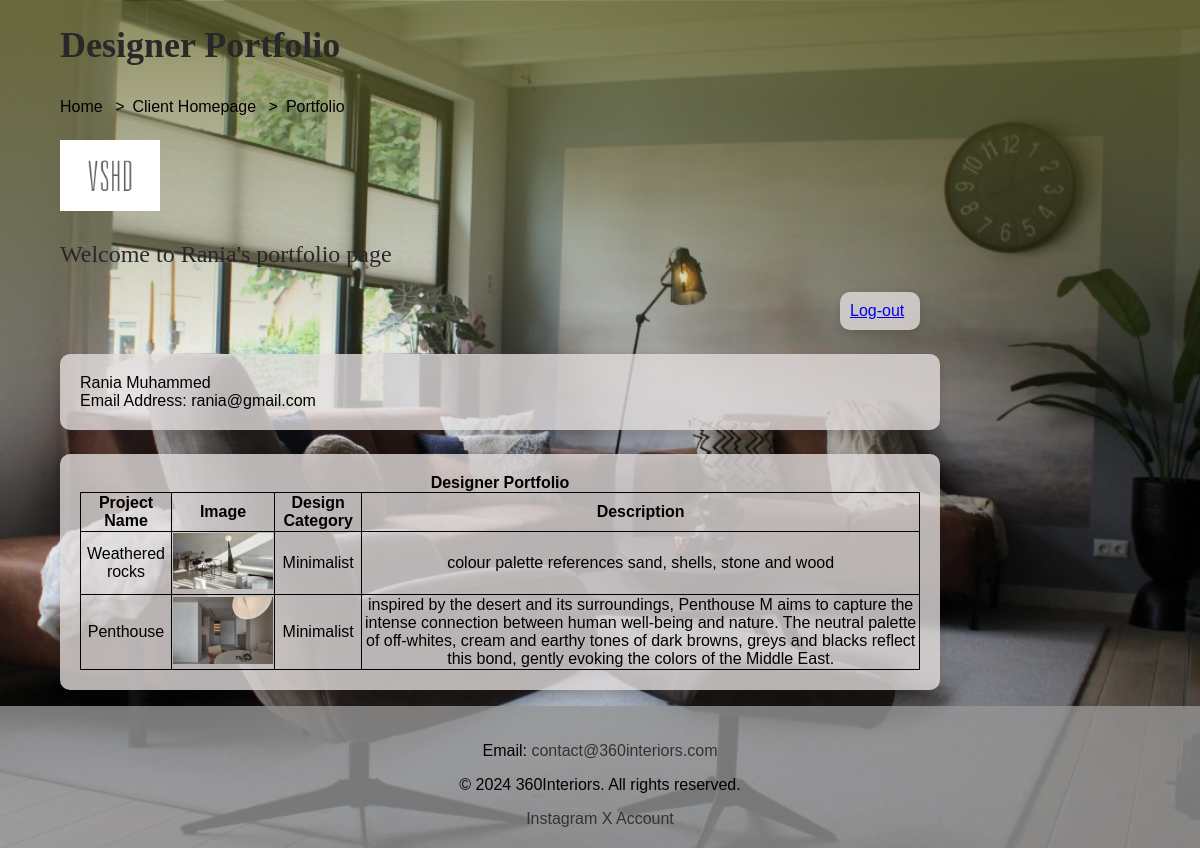
/designerPortfolio.php?requestID=24 (signed in), run on the app's committed database.
### tables this page shows
CREATE TABLE `designer` (
  `id` int(11) NOT NULL,
  `firstName` varchar(255) NOT NULL,
  `lastName` varchar(255) NOT NULL,
  `emailAddress` varchar(255) NOT NULL,
  `password` varchar(255) NOT NULL,
  `brandName` varchar(255) NOT NULL,
  `logoImgFileName` varchar(255) NOT NULL
);

CREATE TABLE `designportfolioproject` (
  `id` int(11) NOT NULL,
  `designerID` int(11) DEFAULT NULL,
  `projectName` varchar(255) NOT NULL,
  `projectImgFileName` varchar(255) NOT NULL,
  `description` text,
  `designCategoryID` int(11) DEFAULT NULL
);

CREATE TABLE `designcategory` (
  `id` int(11) NOT NULL,
  `category` varchar(255) NOT NULL
);

### designerPortfolio.php (the view, shortened to what this page needs)
<!DOCTYPE html>
<html lang="en">
    <head>
        <link rel="stylesheet" href="unifiedstyle.css">
        <link rel="stylesheet" href="clientStyle.css"/>
    </head>
    <body>
        <header>
            <h1>Designer Portfolio</h1>
            <ul class="breadcrumb">
                <li class="breadcrumb-item"><a href="index.html">Home</a></li>
                <li class="breadcrumb-item"><a href='clientHomepage.php'>Client Homepage</a></li>
                <li class="breadcrumb-item"><a href='designerPortfolio.php'>Portfolio</a></li>
            </ul>
        </header>
        <?php
        $c0nn = mysqli_connect("localhost", "root", "root", "360interiors");
        if (isset($_GET['requestID'])) {
            $designerIdp = mysqli_real_escape_string($c0nn, $_GET['requestID']);
            $queryRetrieveproject = "SELECT p.projectName, p.projectImgFileName,  p.description , c.category AS designCategory
              FROM designportfolioproject p
              INNER JOIN designcategory c ON p.designCategoryID = c.id
              WHERE p.designerID = $designerIdp";
            $resultRetrieval = mysqli_query($c0nn, $queryRetrieveproject);
            $queryDinfo = "SELECT firstName, lastName, emailAddress, logoImgFileName FROM Designer WHERE id = $designerIdp";
            $resultDinfo = mysqli_query($c0nn, $queryDinfo);
            $designerInfo = mysqli_fetch_assoc($resultDinfo);
        }
        ?>
        <span class="WelcomeMassage"><img src="img/<?php echo $designerInfo['logoImgFileName']; ?>" width="100"><br>
            <p class="WelcomeMassage">Welcome to <?php echo $designerInfo['firstName']; ?>'s portfolio page</p></span>
        <div class="logout"><a href="index.html">Log-out</a></div>
        <ul class="welcometInfo" style="list-style: none;">
            <li><?php echo $designerInfo['firstName'] . " " . $designerInfo['lastName']; ?></li>
            <li>Email Address: <?php echo $designerInfo['emailAddress']; ?></li>
        </ul>
        <div class="table">
            <table>
                <caption style="font-weight: bold;">Designer Portfolio</caption>
                <tr>
                    <th>Project Name</th>
                    <th>Image</th>
                    <th>Design Category</th>
                    <th>Description</th>
                </tr>
<?php
if ($resultRetrieval) {
    if (mysqli_num_rows($resultRetrieval) > 0) {
        while ($row = mysqli_fetch_assoc($resultRetrieval)) {
            echo "<tr>";
            echo "<td>" . $row['projectName'] . "</td>";
            echo '<td><img src="' . $row['projectImgFileName'] . '" width="100"></td>';
            echo "<td>" . $row['designCategory'] . "</td>";
            echo "<td>" . $row['description'] . "</td>";
            echo "</tr>";
        }
    } else {
        echo "<tr><td colspan='4'>No projects found.</td></tr>";
    }
} else {
    echo "Error: " . mysqli_error($c0nn);
}
?>
            </table>
        </div>
        <footer class="footer">
            <p>Email: <a href="mailto:contact@360interiors.com">contact@360interiors.com</a></p>
            <p>&copy; 2024 360Interiors. All rights reserved.</p>
            <a href="https://instagram.com/yourusername" target="_blank">Instagram</a>
            <a href="https://example.com/youraccount" target="_blank">X Account</a>
        </footer>
    </body>
</html>

### unifiedstyle.css (style rules this page uses)
body { background-size: cover; background-position: center; font-family: sans-serif; margin: 0; }
h1 { font-family: serif; margin-left: 5vw; font-size: 3vw; color: #282828; }
.footer { width: 100%; padding: 20px 0; background-color: rgba(149, 149, 149, 0.8); text-align: center; position: fixed; bottom: 0; }
.footer a { color: #333; text-decoration: none; }
.breadcrumb { padding: 0.5rem 0; list-style: none; margin-left: 5vw; }
.breadcrumb-item { display: inline-block; font-size: medium; }
.breadcrumb li + li:before { padding: 8px; color: black; content: ">"; }
.breadcrumb-item a { text-decoration: none; color: #000000; }
.footer { bottom: 0; left: 0; position: relative; width: 100%; }

### clientStyle.css (style rules this page uses)
.table { text-align: center; }
form,.table ,.welcometInfo { box-shadow: 0 4px 8px rgba(25, 18, 18, 0.15); border-radius: 10px; width: 70%; margin: 2vw 5vw; padding: 20px; background-color: rgba(226, 221, 221, 0.8); margin-bottom: 1rem; }
table { border: 1px solid black; border-collapse: collapse; border-top: none; border-right: none; }
th, td { border: 1px solid black; border-collapse: collapse; }
.WelcomeMassage { position: relative; font-family: serif; margin-left: 5vw; font-size: 2vw; color: #282828; }
.logout { position: relative; left: 70vw; box-shadow: 0 4px 8px rgba(25, 18, 18, 0.15); border-radius: 10px; width: 5%; padding: 10px; background-color: rgba(226, 221, 221, 0.8); margin-bottom: 5rem; }

### designerPortfolio.php (style rules this page uses)
body { background-image: linear-gradient(180deg, rgba(100, 100, 40, 0.75), rgba(0, 0, 0, 0), rgba(0, 0, 0, 0)), url("img/livingroom.jpg"); }

### data on the page
designer: logoImgFileName (picture), firstName "Rania", lastName "Muhammed", emailAddress "rania@gmail.com"
designportfolioproject: projectName "Weathered rocks", projectImgFileName (picture), designCategoryID.category "Minimalist", description "colour palette references sand, shells, stone and wood"
designportfolioproject: projectName "Penthouse", projectImgFileName (picture), designCategoryID.category "Minimalist", description "inspired by the desert and its surroundings, Penthouse M aims to capture the intense connection between human well-being and nature. The neutral palette of off-whites, cream and earthy tones of dark browns, greys and blacks reflect this bond, gently evoking the colors of the Middle East."
